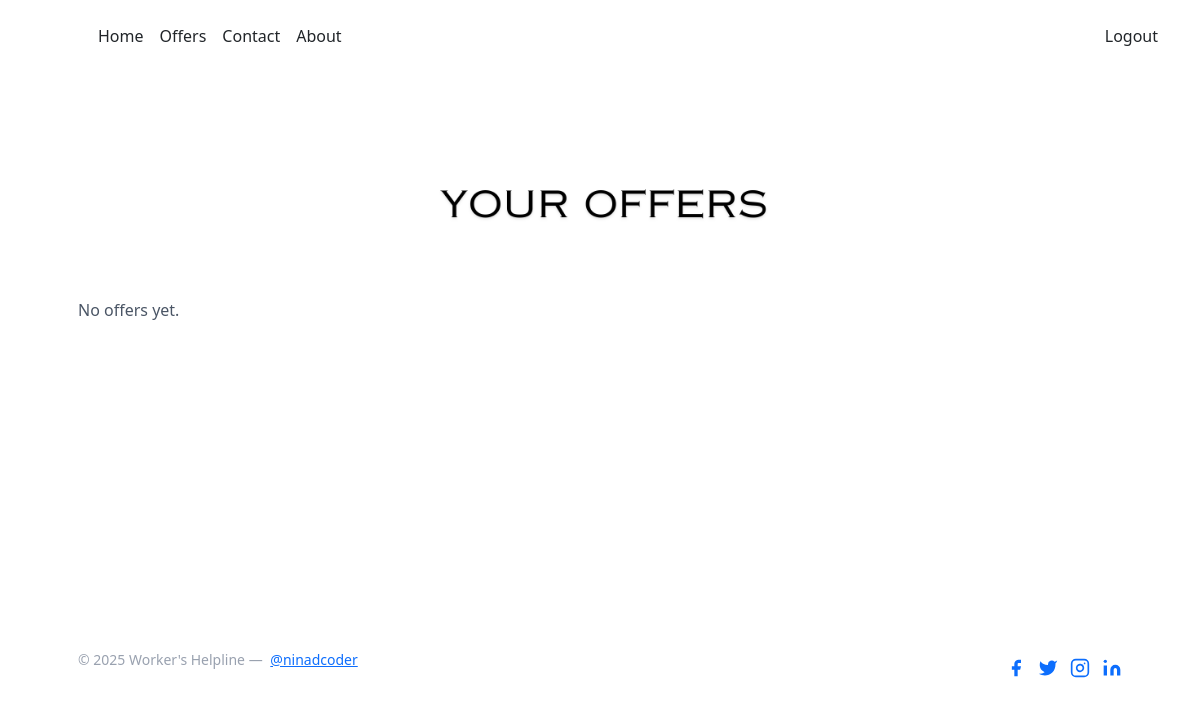
The page /workers/offers/ (signed in) on the database as committed earlier.
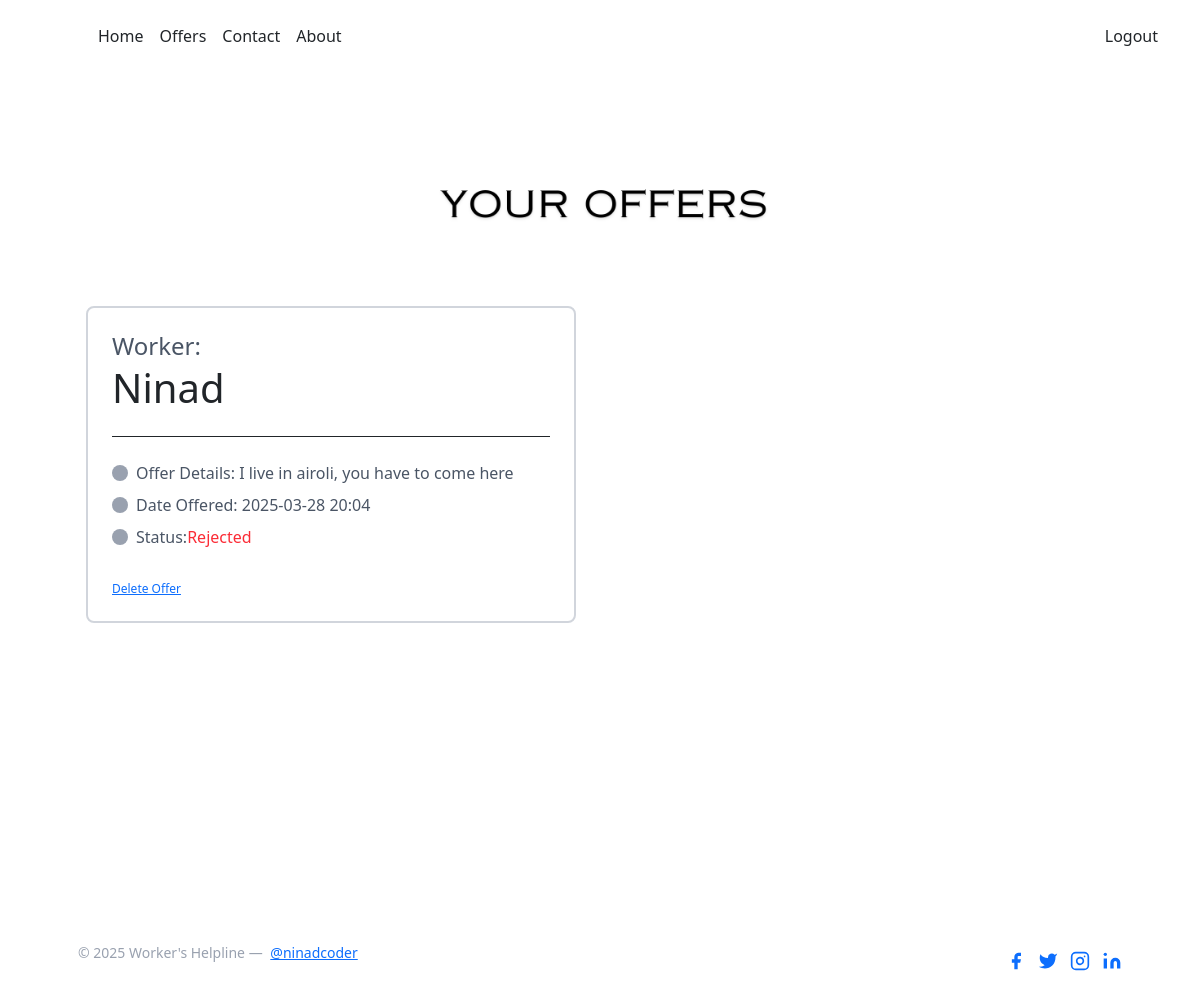
The same page on the database as committed later.
### workers_board/models.py (models this page shows, shortened)
class HireOffer(models.Model):
    hirer = models.ForeignKey(
        settings.AUTH_USER_MODEL,
        on_delete=models.CASCADE,
        related_name='offers_sent'
    )
    worker = models.ForeignKey(
        settings.AUTH_USER_MODEL,
        on_delete=models.CASCADE,
        related_name='offers_received'
    )
    offer_details = models.TextField(blank=True, null=True)
    date_offered = models.DateTimeField(auto_now_add=True)
    status = models.CharField(max_length=10, choices=STATUS_CHOICES, default='pending')

### workers_board/views.py (the view)
# urls.py: path('offers/', worker_offers, name='worker_offers'),
@login_required
def worker_offers(request):
    if request.user.profile.role != 'worker':
        return redirect('index')
    offers = HireOffer.objects.filter(worker=request.user).order_by('-date_offered')
    return render(request, 'worker_offers.html', {'offers': offers})

### templates/worker_offers.html (shortened to what this page needs)
{% extends 'base.html' %}
{% block body %}
<section class="text-gray-600 body-font overflow-hidden">
  <div class="container px-5 py-24 mx-auto">
    <div class="flex flex-col text-center w-full mb-12">
      <img
        src="/static/yo.png"
        alt="Description"
        class="mx-auto w-full md:w-1/2 h-auto rounded"
      >
    </div>
    {% if offers %}
      <div class="flex flex-wrap -m-4">
        {% for offer in offers %}
          <div class="p-4 xl:w-1/4 md:w-1/2 w-full">
            <div class="h-full p-6 rounded-lg border-2 border-gray-300 flex flex-col relative overflow-hidden">
              <h4 class="text-sm title-font mb-1 font-medium">Worker:</h4>
              <h1 class="text-5xl text-dark pb-4 mb-4 border-b border-dark leading-none">{{ offer.hirer.username }}</h1>
              <p class="flex items-center text-gray-600 mb-2">
                <span class="w-4 h-4 mr-2 inline-flex items-center justify-center bg-gray-400 text-white rounded-full flex-shrink-0">
                </span>Offer Details: {{ offer.offer_details }}
              </p>
              <p class="flex items-center text-gray-600 mb-2">
                <span class="w-4 h-4 mr-2 inline-flex items-center justify-center bg-gray-400 text-white rounded-full flex-shrink-0">
                </span>Date Offered: {{ offer.date_offered|date:"Y-m-d H:i" }}
              </p>
              <p class="flex items-center text-gray-600 mb-6">
                <span class="w-4 h-4 mr-2 inline-flex items-center justify-center bg-gray-400 text-white rounded-full flex-shrink-0">
                </span>Status:
                {% if offer.status == 'accepted' %}
                  <span class="text-green-500">Accepted</span>
                {% elif offer.status == 'rejected' %}
                  <span class="text-red-500">Rejected</span>
                {% else %}
                  <span class="text-yellow-500">Pending</span>
                {% endif %}
              </p>
          <a href="{% url 'delete_offer' offer.id %}" class="text-xs text-red-500 mt-3">Delete Offer</a>
          </div>
        </div>
        {% endfor %}
      </div>
    {% else %}
      <p>No offers yet.</p>
    {% endif %}
  </div>
</section>
{% endblock body %}

Rows that differ between the two databases and show on the page:
added HireOffer: hirer.username "Ninad", offer_details "I live in airoli, you have to come here", date_offered "2025-03-28 20:04", status "Rejected"
Other text that changed with them:
text no longer shown: "No offers yet."
